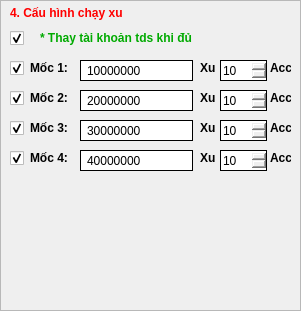
                         <widget class="QFrame" name="frame_86">
                          <property name="geometry">
                           <rect>
                            <x>480</x>
                            <y>180</y>
                            <width>301</width>
                            <height>311</height>
                           </rect>
                          </property>
                          <property name="frameShape">
                           <enum>QFrame::StyledPanel</enum>
                          </property>
                          <property name="frameShadow">
                           <enum>QFrame::Raised</enum>
                          </property>
                          <widget class="QLabel" name="label_27">
                           <property name="geometry">
                            <rect>
                             <x>10</x>
                             <y>5</y>
                             <width>131</width>
                             <height>16</height>
                            </rect>
                           </property>
                           <property name="font">
                            <font>
                             <weight>75</weight>
                             <bold>true</bold>
                            </font>
                           </property>
                           <property name="styleSheet">
                            <string notr="true">color: red;</string>
                           </property>
                           <property name="text">
                            <string>4. Cấu hình chạy xu</string>
                           </property>
                          </widget>
                          <widget class="QLabel" name="label_35">
                           <property name="geometry">
                            <rect>
                             <x>40</x>
                             <y>30</y>
                             <width>221</width>
                             <height>16</height>
                            </rect>
                           </property>
                           <property name="font">
                            <font>
                             <weight>75</weight>
                             <bold>true</bold>
                            </font>
                           </property>
                           <property name="styleSheet">
                            <string notr="true">color: rgb(0, 170, 0);</string>
                           </property>
                           <property name="text">
                            <string>* Thay tài khoản tds khi đủ</string>
                           </property>
                          </widget>
                          <widget class="QLabel" name="label_36">
                           <property name="geometry">
                            <rect>
                             <x>200</x>
                             <y>60</y>
                             <width>16</width>
                             <height>16</height>
                            </rect>
                           </property>
                           <property name="font">
                            <font>
                             <weight>75</weight>
                             <bold>true</bold>
                            </font>
                           </property>
                           <property name="text">
                            <string>Xu</string>
                           </property>
                          </widget>
                          <widget class="QLineEdit" name="limitXu">
                           <property name="geometry">
                            <rect>
                             <x>80</x>
                             <y>60</y>
                             <width>113</width>
                             <height>21</height>
                            </rect>
                           </property>
                           <property name="styleSheet">
                            <string notr="true">border: 0.5px solid black;
padding-left: 4px;</string>
                           </property>
                           <property name="text">
                            <string>10000000</string>
                           </property>
                          </widget>
                          <widget class="QLabel" name="label_37">
                           <property name="geometry">
                            <rect>
                             <x>30</x>
                             <y>60</y>
                             <width>41</width>
                             <height>16</height>
                            </rect>
                           </property>
                           <property name="font">
                            <font>
                             <weight>75</weight>
                             <bold>true</bold>
                            </font>
                           </property>
                           <property name="text">
                            <string>Mốc 1:</string>
                           </property>
                          </widget>
                          <widget class="QLabel" name="label_38">
                           <property name="geometry">
                            <rect>
                             <x>30</x>
                             <y>90</y>
                             <width>41</width>
                             <height>16</height>
                            </rect>
                           </property>
                           <property name="font">
                            <font>
                             <weight>75</weight>
                             <bold>true</bold>
                            </font>
                           </property>
                           <property name="text">
                            <string>Mốc 2:</string>
                           </property>
                          </widget>
                          <widget class="QLabel" name="label_39">
                           <property name="geometry">
                            <rect>
                             <x>30</x>
                             <y>120</y>
                             <width>41</width>
                             <height>16</height>
                            </rect>
                           </property>
                           <property name="font">
                            <font>
                             <weight>75</weight>
                             <bold>true</bold>
                            </font>
                           </property>
                           <property name="text">
                            <string>Mốc 3:</string>
                           </property>
                          </widget>
                          <widget class="QLineEdit" name="limitXu_2">
                           <property name="geometry">
                            <rect>
                             <x>80</x>
                             <y>120</y>
                             <width>113</width>
                             <height>21</height>
                            </rect>
                           </property>
                           <property name="styleSheet">
                            <string notr="true">border: 0.5px solid black;
padding-left: 4px;</string>
                           </property>
                           <property name="text">
                            <string>30000000</string>
                           </property>
                          </widget>
                          <widget class="QLabel" name="label_40">
                           <property name="geometry">
                            <rect>
                             <x>200</x>
                             <y>120</y>
                             <width>16</width>
                             <height>16</height>
                            </rect>
                           </property>
                           <property name="font">
                            <font>
                             <weight>75</weight>
                             <bold>true</bold>
                            </font>
                           </property>
                           <property name="text">
                            <string>Xu</string>
                           </property>
                          </widget>
                          <widget class="QLineEdit" name="limitXu_1">
                           <property name="geometry">
                            <rect>
                             <x>80</x>
                             <y>90</y>
                             <width>113</width>
                             <height>21</height>
                            </rect>
                           </property>
                           <property name="styleSheet">
                            <string notr="true">border: 0.5px solid black;
padding-left: 4px;</string>
                           </property>
                           <property name="text">
                            <string>20000000</string>
                           </property>
                          </widget>
                          <widget class="QLabel" name="label_41">
                           <property name="geometry">
                            <rect>
                             <x>200</x>
                             <y>90</y>
                             <width>16</width>
                             <height>16</height>
                            </rect>
                           </property>
                           <property name="font">
                            <font>
                             <weight>75</weight>
                             <bold>true</bold>
                            </font>
                           </property>
                           <property name="text">
                            <string>Xu</string>
                           </property>
                          </widget>
                          <widget class="QLineEdit" name="limitXu_3">
                           <property name="geometry">
                            <rect>
                             <x>80</x>
                             <y>150</y>
                             <width>113</width>
                             <height>21</height>
                            </rect>
                           </property>
                           <property name="styleSheet">
                            <string notr="true">border: 0.5px solid black;
padding-left: 4px;</string>
                           </property>
                           <property name="text">
                            <string>40000000</string>
                           </property>
                          </widget>
                          <widget class="QLabel" name="label_42">
                           <property name="geometry">
                            <rect>
                             <x>200</x>
                             <y>150</y>
                             <width>16</width>
                             <height>16</height>
                            </rect>
                           </property>
                           <property name="font">
                            <font>
                             <weight>75</weight>
                             <bold>true</bold>
                            </font>
                           </property>
                           <property name="text">
                            <string>Xu</string>
                           </property>
                          </widget>
                          <widget class="QLabel" name="label_43">
                           <property name="geometry">
                            <rect>
                             <x>30</x>
                             <y>150</y>
                             <width>41</width>
                             <height>16</height>
                            </rect>
                           </property>
                           <property name="font">
                            <font>
                             <weight>75</weight>
                             <bold>true</bold>
                            </font>
                           </property>
                           <property name="text">
                            <string>Mốc 4:</string>
                           </property>
                          </widget>
                          <widget class="QCheckBox" name="checkBox_run1">
                           <property name="geometry">
                            <rect>
                             <x>10</x>
                             <y>60</y>
                             <width>21</width>
                             <height>17</height>
                            </rect>
                           </property>
                           <property name="text">
                            <string/>
                           </property>
                           <property name="checked">
                            <bool>true</bool>
                           </property>
                          </widget>
                          <widget class="QCheckBox" name="checkBox_run2">
                           <property name="geometry">
                            <rect>
                             <x>10</x>
                             <y>90</y>
                             <width>21</width>
                             <height>17</height>
                            </rect>
                           </property>
                           <property name="text">
                            <string/>
                           </property>
                           <property name="checked">
                            <bool>true</bool>
                           </property>
                          </widget>
                          <widget class="QCheckBox" name="checkBox_run3">
                           <property name="geometry">
                            <rect>
                             <x>10</x>
                             <y>120</y>
                             <width>21</width>
                             <height>17</height>
                            </rect>
                           </property>
                           <property name="text">
                            <string/>
                           </property>
                           <property name="checked">
                            <bool>true</bool>
                           </property>
                          </widget>
                          <widget class="QCheckBox" name="checkBox_run4">
                           <property name="geometry">
                            <rect>
                             <x>10</x>
                             <y>150</y>
                             <width>21</width>
                             <height>17</height>
                            </rect>
                           </property>
                           <property name="text">
                            <string/>
                           </property>
                           <property name="checked">
                            <bool>true</bool>
                           </property>
                          </widget>
                          <widget class="QSpinBox" name="XuAcc1">
                           <property name="geometry">
                            <rect>
                             <x>220</x>
                             <y>60</y>
                             <width>47</width>
                             <height>21</height>
                            </rect>
                           </property>
                           <property name="styleSheet">
                            <string notr="true">border: 0.5px solid black;</string>
                           </property>
                           <property name="maximum">
                            <number>9999</number>
                           </property>
                           <property name="value">
                            <number>10</number>
                           </property>
                          </widget>
                          <widget class="QLabel" name="label_44">
                           <property name="geometry">
                            <rect>
                             <x>270</x>
                             <y>60</y>
                             <width>21</width>
                             <height>16</height>
                            </rect>
                           </property>
                           <property name="font">
                            <font>
                             <weight>75</weight>
                             <bold>true</bold>
                            </font>
                           </property>
                           <property name="text">
                            <string>Acc</string>
                           </property>
                          </widget>
                          <widget class="QLabel" name="label_45">
                           <property name="geometry">
                            <rect>
                             <x>270</x>
                             <y>90</y>
                             <width>21</width>
                             <height>16</height>
                            </rect>
                           </property>
                           <property name="font">
                            <font>
                             <weight>75</weight>
                             <bold>true</bold>
                            </font>
                           </property>
                           <property name="text">
                            <string>Acc</string>
                           </property>
                          </widget>
                          <widget class="QSpinBox" name="XuAcc2">
                           <property name="geometry">
                            <rect>
                             <x>220</x>
                             <y>90</y>
                             <width>47</width>
                             <height>21</height>
                            </rect>
                           </property>
                           <property name="styleSheet">
                            <string notr="true">border: 0.5px solid black;</string>
                           </property>
                           <property name="maximum">
                            <number>9999</number>
                           </property>
                           <property name="value">
                            <number>10</number>
                           </property>
                          </widget>
                          <widget class="QSpinBox" name="XuAcc3">
                           <property name="geometry">
                            <rect>
                             <x>220</x>
                             <y>120</y>
                             <width>47</width>
                             <height>21</height>
                            </rect>
                           </property>
                           <property name="styleSheet">
                            <string notr="true">border: 0.5px solid black;</string>
                           </property>
                           <property name="maximum">
                            <number>9999</number>
                           </property>
                           <property name="value">
                            <number>10</number>
                           </property>
                          </widget>
                          <widget class="QLabel" name="label_46">
                           <property name="geometry">
                            <rect>
                             <x>270</x>
                             <y>120</y>
                             <width>21</width>
                             <height>16</height>
                            </rect>
                           </property>
                           <property name="font">
                            <font>
                             <weight>75</weight>
                             <bold>true</bold>
                            </font>
                           </property>
                           <property name="text">
                            <string>Acc</string>
                           </property>
                          </widget>
                          <widget class="QSpinBox" name="XuAcc4">
                           <property name="geometry">
                            <rect>
                             <x>220</x>
                             <y>150</y>
                             <width>47</width>
                             <height>21</height>
                            </rect>
                           </property>
                           <property name="styleSheet">
                            <string notr="true">border: 0.5px solid black;</string>
                           </property>
                           <property name="maximum">
                            <number>9999</number>
                           </property>
                           <property name="value">
                            <number>10</number>
                           </property>
                          </widget>
                          <widget class="QLabel" name="label_47">
                           <property name="geometry">
                            <rect>
                             <x>270</x>
                             <y>150</y>
                             <width>21</width>
                             <height>16</height>
                            </rect>
                           </property>
                           <property name="font">
                            <font>
                             <weight>75</weight>
                             <bold>true</bold>
                            </font>
                           </property>
                           <property name="text">
                            <string>Acc</string>
                           </property>
                          </widget>
                          <widget class="QCheckBox" name="changeAccTds">
                           <property name="geometry">
                            <rect>
                             <x>10</x>
                             <y>30</y>
                             <width>21</width>
                             <height>17</height>
                            </rect>
                           </property>
                           <property name="text">
                            <string/>
                           </property>
                           <property name="checked">
                            <bool>true</bool>
                           </property>
                          </widget>
                         </widget>
